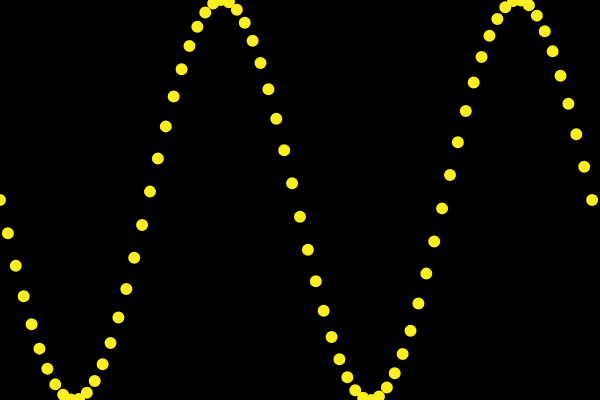
Frame 1 (no input)
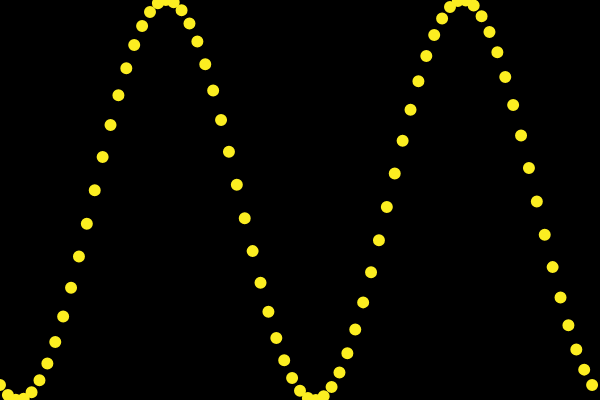
Frame 60 (no input)
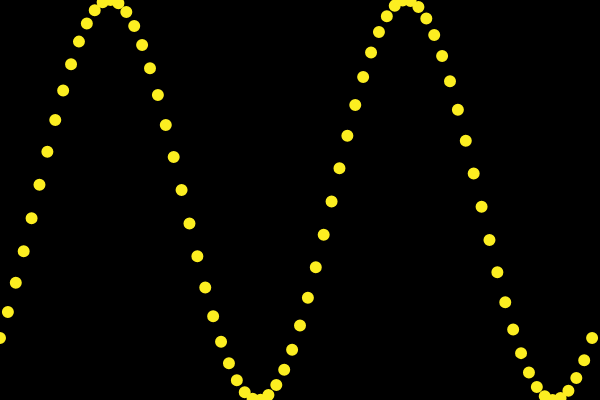
Frame 120 (the mouse pressed at the canvas centre since frame 60)

The p5.js sketch that drew these frames (run headless with seeded random() and noise() and a simulated clock; from frame 60 on, the mouse is pressed at the canvas centre):

// p5.js sketch
// ── sketch.js
let angles = [];
let angleV = [];
let r = 4;

function setup() {
  createCanvas(600, 400);
  let total = floor(width / (r * 2));
  for (let i = 0; i < total + 1; i++) {
    angles[i] = map(i, 0, total, 0, 2 * TWO_PI);
    // angleV[i] = 0.01 + i / 100;
  }
}

function draw() {
  background(0);
  translate(300, 200);
  fill(252, 238, 33);
  stroke(252, 238, 33);
  beginShape();

  for (let i = 0; i < angles.length; i++) {
    let y = map(sin(angles[i]), -1, 1, -200, 200);
    strokeWeight(4);
    let x = map(i, 0, angles.length, -300, 300);
    // line(x, 0, x, y);
    circle(x, y, r * 2);
    // vertex(x,y);
    angles[i] += 0.02;
    // angles[i] += angleV[i];
  }
  endShape();
}
